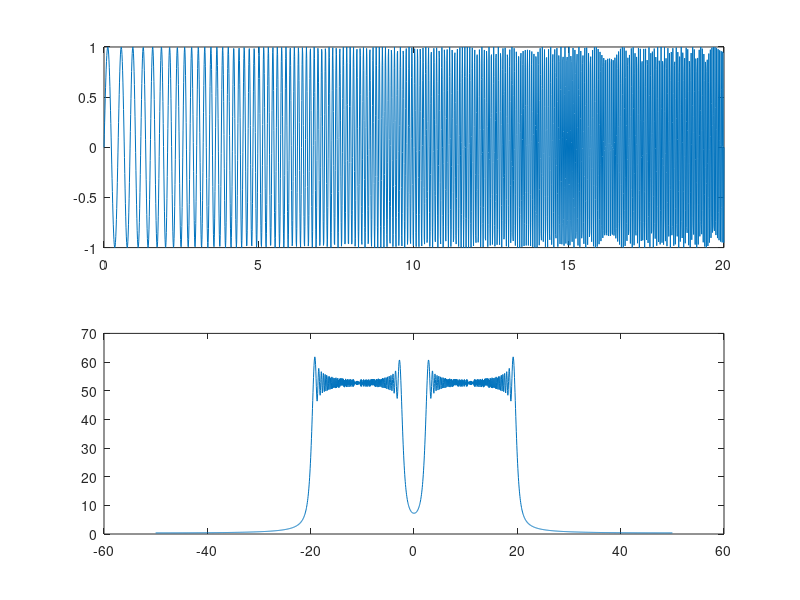
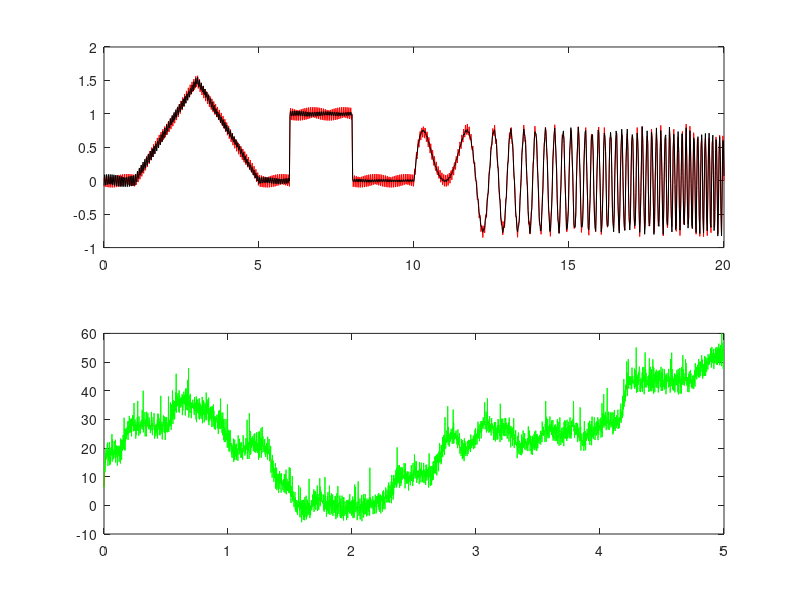

Source code (MATLAB) for these figures, in order:
%% 3
close all; clear; clc;

a = load('testowe.dat');
t = a(:, 1)';
x = a(:, 2)';
dt = t(2) - t(1);

plot(t, x);

%trójąty szer = 1, amp = 1.25

tt1 = 0 : dt : 1;
xt1 = 1.25 * (1 - abs(tt1-0.5)/0.5);

% %xc = xcorr(x, xt1);
% %xc = xcorr(x.^4, xt1.^4);
% xc = xcorr(1-x, 1-xt1) + xcorr(x, xt1);
% tc = -10 : dt : 10;
% nr = find(xc == max(xc(:)), 1, 'first');
% tc(nr)

%trojkat szer = 2, amp = 0.5

tt2 = 0 : dt : 2;
xt2 = 0.5 * (1 - abs(tt2-1)/1);

% tc = -10 : dt : 10;
% %xc = xcorr(x, xt2);
% %xc = xcorr(x.^4, xt2.^4);
% xc = xcorr(1-x, 1-xt2) + xcorr(x, xt2);
% nr = find(xc == max(xc(:)), 1, 'first');
% tc(nr)

tt3 = 0 : dt : 2.5;
xt3 = 1 * (1 - abs(tt3-1.25)/1.25);

% %xc = xcorr(x, xt3);
% %xc = xcorr(x.^4, xt3.^4);
% xc = xcorr(1-x, 1-xt3) + xcorr(x, xt3);
% tc = -10 : dt : 10;
% nr = find(xc == max(xc(:)), 1, 'first');
% tc(nr)

%prostokatny szer 1.6 amp 0.65

% tp = 0 : dt : 1.6;
% xp = 0.65 * ones(size(tp));
% 
% xc = xcorr(x, xp);
% tc = -10 : dt : 10;
% nr = find(xc == max(xc(:)), 1, 'first');
% tc(nr)

%% 5
close all; clear; clc;

Fs = 25;
t = 0 : 1/Fs : 50;

x = 1 * sin(2*pi*t*1) + ...
    1/3 * sin(2*pi*t*3) + ...
    1/5 * sin(2*pi*t*5);


f = linspace(-Fs/2, Fs/2, length(t));
XT = fftshift(fft(x));
WA = abs(XT);

BP = 1.0 ./ (1+((f*2)./(f.^2-3.^2)).^(2*5));
XTn = XT .* BP;
xn = real(ifft(ifftshift(XTn)));

subplot(211), plot(t, x, 'g', t, xn, 'r');
subplot(212), plot(f, WA, 'g', f, BP * Fs, 'r');

%% 8
close all; clear; clc;
Fs = 500;

a = load('dem_201.txt');
x = a(:, 1);
xs = a(:, 2);

t = 0 : 1/Fs : 5-1/Fs;

plot(t, x, 'g', t, xs, 'r');

ocena = @(x, xod)sqrt(1/2500 * sum((x(:)-xod(:)).^2));

N = 61;
tab = zeros(N, 4);

for k = 1 : N
    n = 2*k + 1;
    
    LP = ones(1, n)/n;
    xa = conv(xs, LP, 'same');
    tab(k, 1) = ocena(x, xa);
    
    LP = exp(-(-k:k).^2/(k/8));
    LP = LP/sum(LP);
    xg = conv(xs, LP, 'same');
    tab(k, 2) = ocena(x, xg);
    
    xm = medfilt1(xs, n);
    tab(k, 3) = ocena(x, xm);
    
    xw = wiener2(xs, [n 1]);
    tab(k, 4) = ocena(x, xw);
end

min(tab(:, 1))
min(tab(:, 2))
min(tab(:, 3))
min(tab(:, 4))

proba = find(tab == min(tab(:, 3)), 1, 'first') - 2 * N
xm = medfilt1(xs, 2*15 + 1);

plot(t, x, 'g', t, xs, 'r', t, xm, 'b');

%%
close all;clear;clc;

a = load("2022_szum_2.txt");
t = a(:, 1)';
x = a(:, 2)'-70;
xs = a(:, 3)'-70;

plot(t, x, 'r', t, xs, 'g');

ocena = @(x, xod)sqrt(1/500*sum((x(:)-xod(:)).^2));

N = 161;
tab = zeros(N, 4);

for k = 1 : N
    n = 2*k+1;
    
    LP = ones(1,n)/n;
    xa = conv(xs, LP, 'same');
    tab(k, 1) = ocena(x, xa);
    
    LP = exp(-(-k:k).^2/(k/8));
    LP = LP/sum(LP);
    xg = conv(xs, LP, 'same');
    tab(k, 2) = ocena(x, xg);
    
    xm = medfilt1(xs, n);
    tab(k, 3) = ocena(x, xm);
    
    xw = wiener2(xs, [1 n]);
    tab(k, 4) = ocena(x, xw);
end

min(tab(:, 1))
min(tab(:, 2))
min(tab(:, 3))
min(tab(:, 4))


proba = find(tab == min(tab(:, 2)), 1, 'first') - N

LP = exp(-(-128:128).^2/(128/8));
LP = LP/sum(LP);
xg = conv(xs, LP, 'same');

plot(t, x, 'r', t, xs, 'g', t, xg, 'b');

%%
close all; clear; clc;

Fs = 25;
t = 0 : 1/Fs : 50;

x = 1 * sin(2*pi*t*1) + ...
    1/3 * sin(2*pi*t*3) + ...
    1/5 * sin(2*pi*t*5);

plot(t, x);

f = linspace(-Fs/2, Fs/2, length(x));
XT = fftshift(fft(x));
WA = abs(XT);

% %wyciecie czestotliwosci 1 idelane
% LP = 1.0 * (abs(f) <= 1.5);
% XTn = XT .* LP;
% xn = real(ifft(ifftshift(XTn)));

% %wyciecie czestotliwosci 3 idelane
% LP = 1.0 * (abs(f) <= 2.5 | abs(f) >= 3.5);
% XTn = XT .* LP;
% xn = real(ifft(ifftshift(XTn)));

% %wycinanie Butterwertha czestotliwosci 3 i 5
% LP = 1.0 ./(1 + (f./1.5).^(2*10));
% XTn = XT .* LP;
% xn = real(ifft(ifftshift(XTn)));

%wycinanie Butterwortherem czestotliwosci 3
LP = 1.0 ./ (1 + ((f*2)./(f.^2-3.^2)).^(2*5));
XTn = XT .* LP;
xn = real(ifft(ifftshift(XTn)));

subplot(211), plot(t, x, 'g', t, xn, 'r');
subplot(212), plot(f, WA, 'g', f, LP*Fs , 'r');

%%
close all; clear, clc;

Fs = 25;
t = 0 : 1/Fs : 50;

x = 1 * sin(2*pi*t*1) + ...
    1/3 * sin(2*pi*t*3) + ...
    1/5 * sin(2*pi*t*5);

plot(t, x);

XT = fftshift(fft(x));
f = linspace(-Fs/2, Fs/2, length(x));
WA = abs(XT);

LP = 1 ./ (1 + ((f*2)./(f.^2-3^2)).^(2*5));
XTn = XT .* LP;
xn = real(ifft(ifftshift(XTn)));

subplot(211), plot(t, x, 'g', t, xn, 'r');
subplot(212), plot(f, WA, 'g', f, LP * Fs, 'r');


%%
close all; clear; clc;

a = load('testowe.dat');
t = a(:, 1);
x = a(:, 2);
dt = t(2) - t(1);

plot(t, x);

tt = 0 : dt : 2.5;
xt = 1 * (1 - abs(tt-1.25)/1.25);

tp = 0 : dt : 1.6;
xp = 0.4 * ones(size(tp));

plot(tp, xp);

tc = -10 : dt : 10;
xc = xcorr(x, xt);
%xc = xcorr(x.^4, xt.^4);
%xc = xcorr(1-x, 1-xt) + xcorr(x, xt);
nr = find(xc == max(xc(:)), 1, 'first');
tc(nr)


%%
close all; clear; clc;

Fs = 500;
a = load('dem_201.txt');
x = a(:, 1);
xs = a(:, 2);

t = 0 : 1/Fs : 5-1/Fs;

plot(t, x, 'r', t, xs, 'g');

ocena = @(x, xod)sqrt(1/2500 * sum((x(:)-xod(:)).^2));

N = 61;
tab = zeros(N, 4);

for k = 1 : N
    n = 2*k+1;
    
    LP = ones(1,n)/n;
    xa = conv(xs, LP, 'same');
    tab(k, 1) = ocena(x, xa);
    
    LP = exp(-(-k:k).^2./(k/8));
    LP = LP/sum(LP);
    xg = conv(xs, LP, 'same');
    tab(k, 2) = ocena(x, xg);
    
    xm = medfilt1(xs, n);
    tab(k, 3) = ocena(x, xm);
    
    xw = wiener2(xs, [n 1]);
    tab(k, 4) = ocena(x, xw);
end

min(tab(:, 1))
min(tab(:, 2))
min(tab(:, 3))
min(tab(:, 4))

probka = find(tab == min(tab(:, 3)), 1, 'first') - 2*N

k = 15;
n = 2*k+1;
xm = medfilt1(xs, n);
    tab(k, 3) = ocena(x, xm);
    
plot(t, x, 'r', t, xs, 'g', t, xm, 'b');


%% stft z lekcji 

close all; clear; clc;
Fs = 100;
t = 0 : 1/Fs : 20;
N = length(t);
x = sin(2*pi*linspace(2,11,N).*t);
subplot(211), plot(t, x);
XT = fftshift(fft(x));
WA = abs(XT);
f = linspace(-Fs/2, Fs/2, N);
subplot(212), plot(f, WA);

okno = 512;
A = zeros(okno, N - okno);
okienko = blackman(okno)';
for k = 1 : N-okno
    xx = x(k:k+okno-1).*okienko;
    WAx = abs(fftshift(fft(xx)));
    A(:, k) = WAx';
end
figure;
ff = linspace(-Fs/2, Fs/2, okno);
tt = (0:N-okno-1)/Fs;
imagesc(tt, ff, A);
xlabel('Przesuniecie [s]');
ylabel('Czestotliwosc [Hz]');
ylim([0, Fs/2]);


%% stft julka

close all; clear; clc;

fs=50;
t=0:1/fs:20;
ff=linspace(11,6,length(t));

x1=0.1*sin(2*pi*t*17);
x2=1*abs(t-7)<=1.*(abs(t-7)<=1);
x3=1.5*(1-abs(t-3)/2).*(t>=1 & t<=5);
x4=0.75*sin(2*pi*t.*ff).*(t>=10);
x=x1+x2+x3+x4;

xt=fftshift(fft(x));
wa=abs(xt);

okno=256;
N=length(t);
tab=zeros(okno,N-okno);
okienko=hamming(okno)';

for k=1:N-okno
    xx=x(k:k+okno-1).*okienko;
    WA2=abs(ifft(ifftshift(xx)));
    tab(:,k)=WA2';
end

tt=0:(N-okno)/fs;
ff=linspace(-fs/2,fs/2,length(t));

BS=1./(1+ (0.3*ff./(ff.^2-289)).^4);
%BS=1-BS;
x_new=ifft(ifftshift(xt.*BS));

subplot(311), imagesc(tt,ff,tab);
subplot(312), plot(t,x,'g',t,x_new,'r');
subplot(313), plot(ff,wa,'g',ff, BS*fs,'k');

%% sftf zygmunt


close all; clear; clc;
%Zad. 6.
Fs = 50;
t = 0 : 1/Fs : 20;

x = 1.5 * (1 - abs(t-3)/2) .* (t>=1 & t<=5) +...
    1 * (t>=6 & t<=8) +...
    0.1 * sin(2*pi*t*17) +...
    0.75 * sin(2*pi*t .* linspace(11, 1, length(t/2))) .* (t>=10);

%STFT
XT = fftshift(fft(x));
WA = abs(XT);
f = linspace(-Fs/2, Fs/2, length(t));

N = length(t);
okno = 255;
tab = zeros(okno, N-okno);
okienko = hamming(okno)';

for k = 1 : N-okno
    xx = x(k : k+okno-1) .* okienko;
    WA2 = abs(fftshift(fft(xx)));
    tab(:, k) = WA2';
end
tt = (0 : N-okno-1) / Fs;
ff = linspace(-Fs/2, Fs/2, okno);

%imagesc(tt, ff, tab)

%Filtracja
f0 = 17;
N = 11;
w = 5;
LP = 1.0 ./ (1 + (f*w) ./ (f.^2 - f0^2) .^(2*N));
x_new = ifft(ifftshift(XT .* LP));

subplot(211), plot(t, x, 'r', t, x_new, 'k')
subplot(212), plot(f, WA, 'r', f, LP*Fs, 'k')



%%
close all; clear; clc;

Fs = 50;
t = 0 : 1/Fs : 20;
ff = linspace(11, 1, length(t/2));

x = 1.5 * (1 - abs(t-3)/2) .* (abs(t-3)<=2) + ...
    1 * (abs(t-7)<=1) + ...
    0.1 * sin(2*pi*t*17) + ...
    0.75 * sin(2*pi*t.*ff) .* (t>= 10);

plot(t, x);


%% 3
close all; clear; clc;

a = load('testowe.dat');
t = a(:, 1);
x = a(:, 2);
plot(t, x);

dt = t(2)-t(1);

tt = 0 : dt : 2.5;
xt = 1.0 * (1 - abs(tt-1.25)/1.25);


tc = -10 : dt : 10;
xc = xcorr(x, xt);
%xc = xcorr(x.^4, xt.^4);
%xc = xcorr(1-x, 1-xt) + xcorr(x, xt);

nr = find(xc == max(xc(:)), 1, 'first');
tc(nr)

%% 1
close all; clear; clc;
Fs = 500;
a = load('dem_201.txt');
x = a(:, 1);
xs = a(:, 2);

t = 0 : 1/Fs : 5-1/Fs;

plot(t, x, 'r', t, xs, 'g');

ocena = @(x, xod)sqrt(1/2500 * sum((x(:)-xod(:)).^2));

N = 61;
tab = zeros(N, 4);

for k = 1 : N
    n = 2*k+1;
    
    LP = ones(1, n)/n;
    xa = conv(xs, LP, 'same');
    tab(k, 1) = ocena(x, xa);
    
    LP = exp(-(-k:k).^2./(k/8));
    LP = LP/sum(LP);
    xg = conv(xs, LP, 'same');
    tab(k, 2) = ocena(x, xg);
    
    xm = medfilt1(xs, n);
    tab(k, 3) = ocena(x, xs);
end

min(tab(:, 1))
min(tab(:, 2))
min(tab(:, 3))






